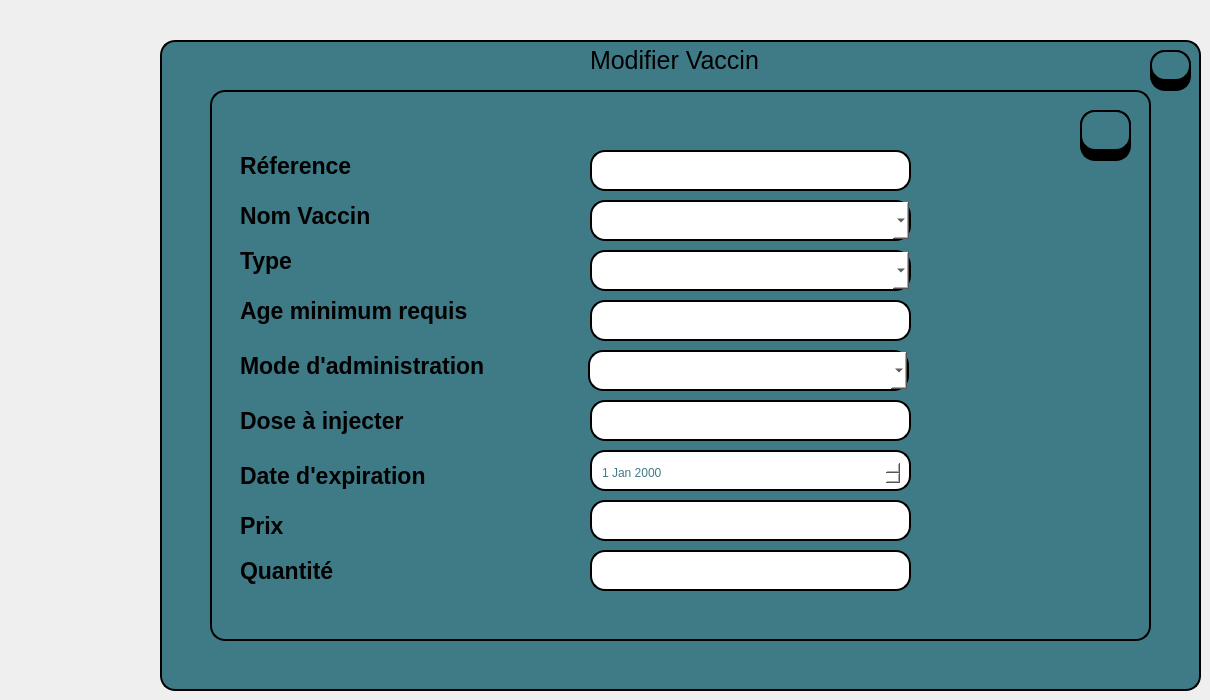
     <widget class="QWidget" name="tab_5">
      <attribute name="title">
       <string>Page</string>
      </attribute>
      <widget class="QLabel" name="label_39">
       <property name="geometry">
        <rect>
         <x>240</x>
         <y>460</y>
         <width>251</width>
         <height>31</height>
        </rect>
       </property>
       <property name="font">
        <font>
         <pointsize>17</pointsize>
         <bold>true</bold>
        </font>
       </property>
       <property name="text">
        <string>Date d'expiration</string>
       </property>
      </widget>
      <widget class="QLineEdit" name="age_vac_2">
       <property name="geometry">
        <rect>
         <x>590</x>
         <y>300</y>
         <width>321</width>
         <height>41</height>
        </rect>
       </property>
       <property name="styleSheet">
        <string notr="true">border: 2px solid #000000;
border-radius: 15px;
background-color: rgb(255, 255, 255);</string>
       </property>
      </widget>
      <widget class="QLabel" name="label_40">
       <property name="geometry">
        <rect>
         <x>240</x>
         <y>290</y>
         <width>291</width>
         <height>41</height>
        </rect>
       </property>
       <property name="font">
        <font>
         <pointsize>17</pointsize>
         <bold>true</bold>
        </font>
       </property>
       <property name="text">
        <string>Age minimum requis</string>
       </property>
      </widget>
      <widget class="QPushButton" name="Quit_5">
       <property name="geometry">
        <rect>
         <x>1150</x>
         <y>50</y>
         <width>41</width>
         <height>31</height>
        </rect>
       </property>
       <property name="font">
        <font>
         <pointsize>12</pointsize>
         <bold>true</bold>
        </font>
       </property>
       <property name="styleSheet">
        <string notr="true">background-color:rgb(63, 123, 134);
border: 2px solid #000000;
border-radius: 15px;
</string>
       </property>
       <property name="text">
        <string/>
       </property>
       <property name="icon">
        <iconset theme="QIcon::ThemeIcon::ApplicationExit"/>
       </property>
       <property name="iconSize">
        <size>
         <width>29</width>
         <height>21</height>
        </size>
       </property>
      </widget>
      <widget class="QLineEdit" name="lineEdit_25">
       <property name="geometry">
        <rect>
         <x>1150</x>
         <y>50</y>
         <width>41</width>
         <height>41</height>
        </rect>
       </property>
       <property name="styleSheet">
        <string notr="true">background-color:rgb(0, 0, 0);
border: 2px solid #000000;
border-radius: 15px;
</string>
       </property>
      </widget>
      <widget class="QLineEdit" name="container_2">
       <property name="geometry">
        <rect>
         <x>590</x>
         <y>450</y>
         <width>321</width>
         <height>41</height>
        </rect>
       </property>
       <property name="styleSheet">
        <string notr="true">border: 2px solid #000000;
border-radius: 15px;
background-color: rgb(255, 255, 255);</string>
       </property>
      </widget>
      <widget class="QLabel" name="label_41">
       <property name="geometry">
        <rect>
         <x>240</x>
         <y>200</y>
         <width>311</width>
         <height>31</height>
        </rect>
       </property>
       <property name="font">
        <font>
         <pointsize>17</pointsize>
         <bold>true</bold>
        </font>
       </property>
       <property name="text">
        <string>Nom Vaccin</string>
       </property>
      </widget>
      <widget class="QLineEdit" name="lineEdit_26">
       <property name="geometry">
        <rect>
         <x>1080</x>
         <y>110</y>
         <width>51</width>
         <height>51</height>
        </rect>
       </property>
       <property name="styleSheet">
        <string notr="true">background-color:rgb(0, 0, 0);
border: 2px solid #000000;
border-radius: 15px;
</string>
       </property>
      </widget>
      <widget class="QLabel" name="label_42">
       <property name="geometry">
        <rect>
         <x>240</x>
         <y>400</y>
         <width>201</width>
         <height>41</height>
        </rect>
       </property>
       <property name="font">
        <font>
         <pointsize>17</pointsize>
         <bold>true</bold>
        </font>
       </property>
       <property name="text">
        <string>Dose à injecter</string>
       </property>
      </widget>
      <widget class="QLabel" name="label_43">
       <property name="geometry">
        <rect>
         <x>240</x>
         <y>510</y>
         <width>311</width>
         <height>31</height>
        </rect>
       </property>
       <property name="font">
        <font>
         <pointsize>17</pointsize>
         <bold>true</bold>
        </font>
       </property>
       <property name="text">
        <string>Prix</string>
       </property>
      </widget>
      <widget class="QLabel" name="label_44">
       <property name="geometry">
        <rect>
         <x>240</x>
         <y>140</y>
         <width>231</width>
         <height>51</height>
        </rect>
       </property>
       <property name="font">
        <font>
         <family>Segoe UI</family>
         <pointsize>17</pointsize>
         <italic>false</italic>
         <bold>true</bold>
        </font>
       </property>
       <property name="text">
        <string>Réference</string>
       </property>
      </widget>
      <widget class="QLineEdit" name="dose_vac_2">
       <property name="geometry">
        <rect>
         <x>590</x>
         <y>400</y>
         <width>321</width>
         <height>41</height>
        </rect>
       </property>
       <property name="styleSheet">
        <string notr="true">border: 2px solid #000000;
border-radius: 15px;
background-color: rgb(255, 255, 255);</string>
       </property>
      </widget>
      <widget class="QLabel" name="label_45">
       <property name="geometry">
        <rect>
         <x>240</x>
         <y>350</y>
         <width>301</width>
         <height>31</height>
        </rect>
       </property>
       <property name="font">
        <font>
         <pointsize>17</pointsize>
         <bold>true</bold>
        </font>
       </property>
       <property name="text">
        <string>Mode d'administration</string>
       </property>
      </widget>
      <widget class="QLabel" name="label_46">
       <property name="geometry">
        <rect>
         <x>590</x>
         <y>40</y>
         <width>251</width>
         <height>41</height>
        </rect>
       </property>
       <property name="font">
        <font>
         <family>Segoe UI</family>
         <pointsize>19</pointsize>
         <italic>false</italic>
         <fontweight>DemiBold</fontweight>
        </font>
       </property>
       <property name="text">
        <string>Modifier Vaccin</string>
       </property>
      </widget>
      <widget class="QLabel" name="label_47">
       <property name="geometry">
        <rect>
         <x>240</x>
         <y>240</y>
         <width>231</width>
         <height>41</height>
        </rect>
       </property>
       <property name="font">
        <font>
         <pointsize>17</pointsize>
         <bold>true</bold>
        </font>
       </property>
       <property name="text">
        <string>Type</string>
       </property>
      </widget>
      <widget class="QLineEdit" name="prix_vac_2">
       <property name="geometry">
        <rect>
         <x>590</x>
         <y>500</y>
         <width>321</width>
         <height>41</height>
        </rect>
       </property>
       <property name="styleSheet">
        <string notr="true">border: 2px solid #000000;
border-radius: 15px;
background-color: rgb(255, 255, 255);</string>
       </property>
      </widget>
      <widget class="QLineEdit" name="reference_2">
       <property name="geometry">
        <rect>
         <x>590</x>
         <y>150</y>
         <width>321</width>
         <height>41</height>
        </rect>
       </property>
       <property name="styleSheet">
        <string notr="true">border: 2px solid #000000;
border-radius: 15px;
background-color: rgb(255, 255, 255);</string>
       </property>
      </widget>
      <widget class="QLineEdit" name="quantite_vac_2">
       <property name="geometry">
        <rect>
         <x>590</x>
         <y>550</y>
         <width>321</width>
         <height>41</height>
        </rect>
       </property>
       <property name="styleSheet">
        <string notr="true">border: 2px solid #000000;
border-radius: 15px;
background-color: rgb(255, 255, 255);</string>
       </property>
      </widget>
      <widget class="QDateEdit" name="date_vac_2">
       <property name="geometry">
        <rect>
         <x>600</x>
         <y>460</y>
         <width>301</width>
         <height>26</height>
        </rect>
       </property>
       <property name="styleSheet">
        <string notr="true">border-radius: 15px;
background-color: rgb(255, 255, 255);
color: rgb(63, 123, 134);</string>
       </property>
      </widget>
      <widget class="QLabel" name="label_48">
       <property name="geometry">
        <rect>
         <x>240</x>
         <y>550</y>
         <width>191</width>
         <height>41</height>
        </rect>
       </property>
       <property name="font">
        <font>
         <pointsize>17</pointsize>
         <bold>true</bold>
        </font>
       </property>
       <property name="text">
        <string>Quantité</string>
       </property>
      </widget>
      <widget class="QPushButton" name="save_vac_2">
       <property name="geometry">
        <rect>
         <x>1080</x>
         <y>110</y>
         <width>51</width>
         <height>41</height>
        </rect>
       </property>
       <property name="font">
        <font>
         <pointsize>12</pointsize>
         <bold>true</bold>
        </font>
       </property>
       <property name="styleSheet">
        <string notr="true">background-color:rgb(63, 123, 134);
border: 2px solid #000000;
border-radius: 15px;
</string>
       </property>
       <property name="text">
        <string/>
       </property>
       <property name="icon">
        <iconset resource="image.qrc">
         <normaloff>:/save.png</normaloff>:/save.png</iconset>
       </property>
       <property name="iconSize">
        <size>
         <width>25</width>
         <height>26</height>
        </size>
       </property>
      </widget>
      <widget class="QTableView" name="tableView_8">
       <property name="geometry">
        <rect>
         <x>160</x>
         <y>40</y>
         <width>1041</width>
         <height>651</height>
        </rect>
       </property>
       <property name="styleSheet">
        <string notr="true">background-color: rgb(63, 123, 134);
border: 2px solid #000000;
border-radius: 15px;</string>
       </property>
      </widget>
      <widget class="QTableView" name="tableView_9">
       <property name="geometry">
        <rect>
         <x>210</x>
         <y>90</y>
         <width>941</width>
         <height>551</height>
        </rect>
       </property>
       <property name="styleSheet">
        <string notr="true">background-color: rgb(63, 123, 134);
border: 2px solid #000000;
border-radius: 15px;</string>
       </property>
      </widget>
      <widget class="QComboBox" name="type_vac_2">
       <property name="geometry">
        <rect>
         <x>590</x>
         <y>250</y>
         <width>321</width>
         <height>41</height>
        </rect>
       </property>
       <property name="styleSheet">
        <string notr="true">border: 2px solid #000000;
border-radius: 15px;
background-color: rgb(255, 255, 255);</string>
       </property>
      </widget>
      <widget class="QComboBox" name="mode_vac_2">
       <property name="geometry">
        <rect>
         <x>588</x>
         <y>350</y>
         <width>321</width>
         <height>41</height>
        </rect>
       </property>
       <property name="styleSheet">
        <string notr="true">border: 2px solid #000000;
border-radius: 15px;
background-color: rgb(255, 255, 255);</string>
       </property>
      </widget>
      <widget class="QComboBox" name="nom_vac_2">
       <property name="geometry">
        <rect>
         <x>590</x>
         <y>200</y>
         <width>321</width>
         <height>41</height>
        </rect>
       </property>
       <property name="styleSheet">
        <string notr="true">border: 2px solid #000000;
border-radius: 15px;
background-color: rgb(255, 255, 255);</string>
       </property>
      </widget>
      <zorder>tableView_8</zorder>
      <zorder>tableView_9</zorder>
      <zorder>lineEdit_25</zorder>
      <zorder>label_48</zorder>
      <zorder>label_43</zorder>
      <zorder>label_39</zorder>
      <zorder>label_42</zorder>
      <zorder>label_45</zorder>
      <zorder>label_40</zorder>
      <zorder>label_47</zorder>
      <zorder>label_41</zorder>
      <zorder>label_44</zorder>
      <zorder>reference_2</zorder>
      <zorder>age_vac_2</zorder>
      <zorder>dose_vac_2</zorder>
      <zorder>container_2</zorder>
      <zorder>date_vac_2</zorder>
      <zorder>prix_vac_2</zorder>
      <zorder>quantite_vac_2</zorder>
      <zorder>lineEdit_26</zorder>
      <zorder>save_vac_2</zorder>
      <zorder>Quit_5</zorder>
      <zorder>label_46</zorder>
      <zorder>type_vac_2</zorder>
      <zorder>mode_vac_2</zorder>
      <zorder>nom_vac_2</zorder>
     </widget>
